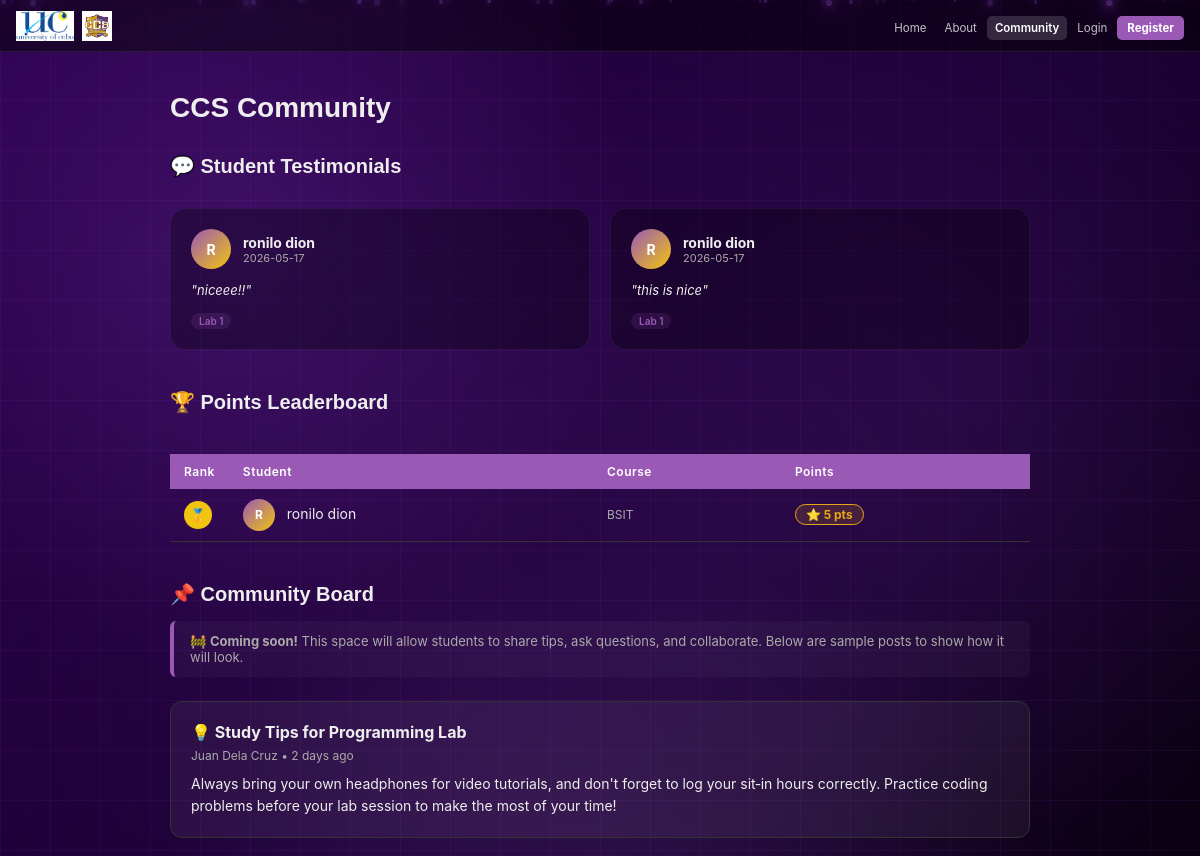
Page /community (upper part) on the earlier database version.
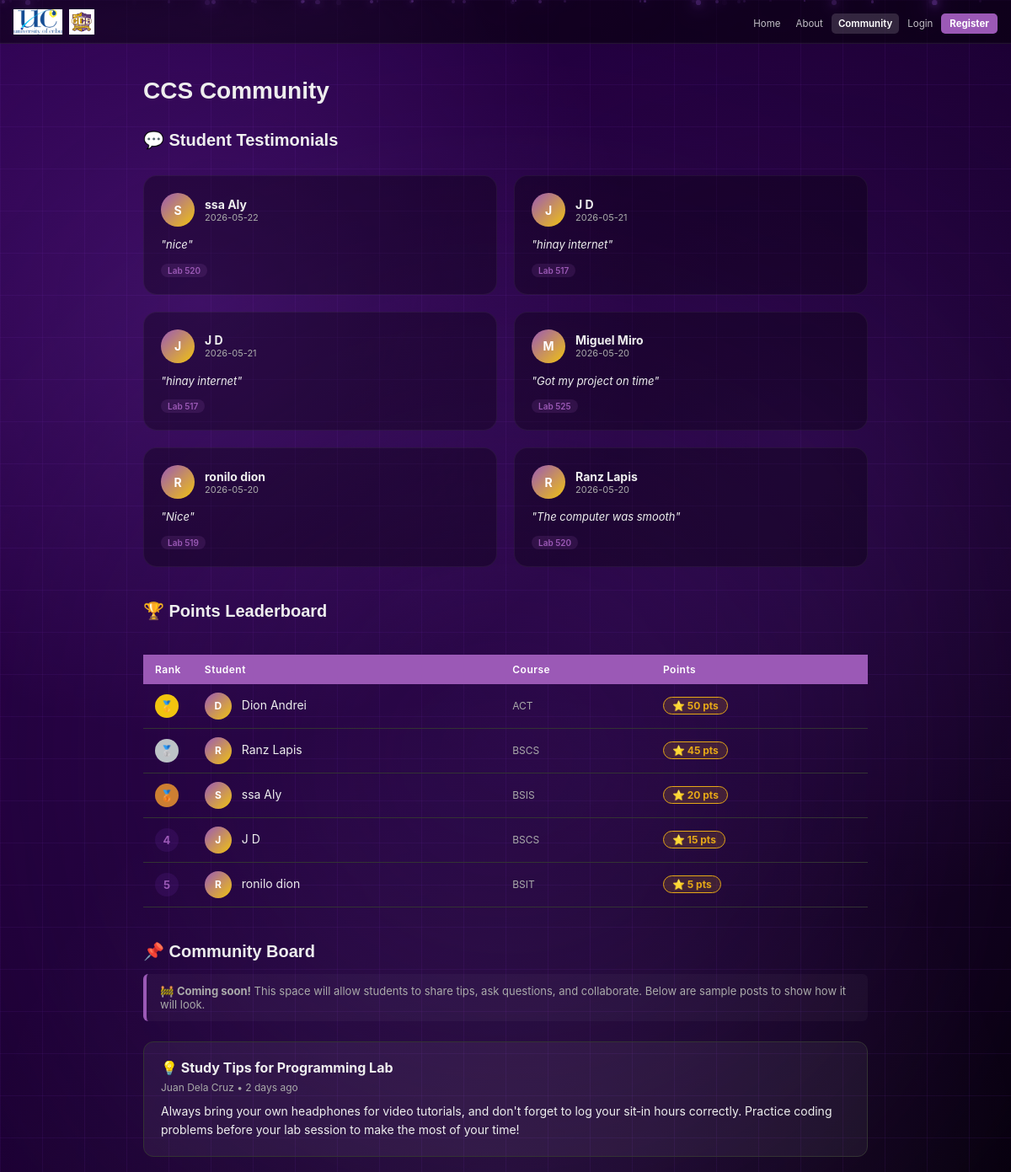
Same page on the later database version.
### tables this page shows
CREATE TABLE feedback (
        id INTEGER PRIMARY KEY AUTOINCREMENT,
        idnum TEXT NOT NULL,
        name TEXT NOT NULL,
        message TEXT NOT NULL,
        lab TEXT,
        date TEXT NOT NULL DEFAULT (DATE('now'))
    , pc_id INTEGER, sitin_id INTEGER);

CREATE TABLE users (
        id INTEGER PRIMARY KEY AUTOINCREMENT,
        idnum TEXT NOT NULL UNIQUE,
        lastname TEXT NOT NULL,
        firstname TEXT NOT NULL,
        midname TEXT,
        email TEXT NOT NULL UNIQUE,
        course TEXT NOT NULL,
        level TEXT NOT NULL,
        address TEXT NOT NULL,
        password TEXT NOT NULL,
        sessions INTEGER NOT NULL DEFAULT 30,
        photo TEXT DEFAULT NULL
    );

CREATE TABLE rewards (
        id INTEGER PRIMARY KEY AUTOINCREMENT,
        idnum TEXT NOT NULL UNIQUE,
        points INTEGER NOT NULL DEFAULT 0
    );

### app.py (the view)
@app.route('/community')
def community():
    conn = get_db()
    testimonials = conn.execute('SELECT * FROM feedback ORDER BY id DESC LIMIT 10').fetchall()
    leaderboard = conn.execute('''SELECT r.idnum, r.points, u.firstname, u.lastname, u.course
                                  FROM rewards r JOIN users u ON u.idnum = r.idnum
                                  ORDER BY r.points DESC LIMIT 10''').fetchall()
    conn.close()
    return render_template('community.html', testimonials=testimonials, leaderboard=leaderboard)

### app.py (called while the page is built, shortened)
def get_db():
    conn = sqlite3.connect(os.path.join(BASE_DIR, 'database.db'))
    conn.row_factory = sqlite3.Row
    return conn

@app.before_request
def csrf_protect():
    if 'csrf_token' not in session:
        session['csrf_token'] = secrets.token_hex(16)
    if request.method == "POST":
        token = session.get('csrf_token', '')
        form_token = request.form.get('csrf_token', '')
        if not token or token != form_token:
            flash('Invalid request. Please try again.', 'error')
            return redirect(request.url)

@app.context_processor
def inject_unread_count():
    return dict(unread_count=0)

### templates/community.html (shortened to what this page needs)
<!DOCTYPE html>
<html lang="en" data-theme="dark">
<head>
  <link rel="stylesheet" href="{{ url_for('static', filename='style.css') }}" />
</head>
<body>
  <nav>
    <div class="nav-left">
      <img src="{{ url_for('static', filename='uclogo.png') }}" alt="UC" class="nav-logo" />
      <img src="{{ url_for('static', filename='ccsmainlogo.png') }}" alt="CCS" class="nav-logo" />
    </div>
    <ul class="nav-links">
      <li><a href="{{ url_for('home') }}">Home</a></li>
      <li><a href="{{ url_for('about') }}">About</a></li>
      <li><a href="{{ url_for('community') }}" class="active">Community</a></li>
      <li><a href="{{ url_for('login') }}">Login</a></li>
      <li><a href="{{ url_for('register') }}" class="btn-nav-register">Register</a></li>
    </ul>
  </nav>
  <main class="community-content">
    <h1>CCS Community</h1>
    {% if testimonials %}
    <h2 style="font-family: 'Syne', sans-serif; font-size: 20px; margin: 30px 0 15px;">💬 Student Testimonials</h2>
    <div class="testimonial-grid">
      {% for t in testimonials %}
      <div class="testimonial-card">
        <div class="testimonial-header">
          <div class="testimonial-avatar">{{ t['name'][0] | upper }}</div>
          <div class="testimonial-info">
            <span class="testimonial-name">{{ t['name'] }}</span>
            <span class="testimonial-date">{{ t['date'] }}</span>
          </div>
        </div>
        <p class="testimonial-body">"{{ t['message'] }}"</p>
        {% if t['lab'] %}
        <span class="testimonial-lab">{{ t['lab'] }}</span>
        {% endif %}
      </div>
      {% endfor %}
    </div>
    {% endif %}
    <h2 style="font-family: 'Syne', sans-serif; font-size: 20px; margin: 40px 0 15px;">🏆 Points Leaderboard</h2>
    <div class="leaderboard-wrap">
      {% if leaderboard %}
      <table class="leaderboard-table">
        <thead>
          <tr>
            <th style="width:50px;">Rank</th>
            <th>Student</th>
            <th>Course</th>
            <th>Points</th>
          </tr>
        </thead>
        <tbody>
          {% for entry in leaderboard %}
          <tr>
            <td>
              <span class="rank-badge {% if loop.index == 1 %}rank-1{% elif loop.index == 2 %}rank-2{% elif loop.index == 3 %}rank-3{% else %}rank-other{% endif %}">
                {% if loop.index == 1 %}🥇{% elif loop.index == 2 %}🥈{% elif loop.index == 3 %}🥉{% else %}{{ loop.index }}{% endif %}
              </span>
            </td>
            <td>
              <span class="lb-avatar">{{ entry['firstname'][0] | upper }}</span>
              {{ entry['firstname'] }} {{ entry['lastname'] }}
            </td>
            <td style="color:var(--muted); font-size:12px;">{{ entry['course'] }}</td>
            <td><span class="points-pill">⭐ {{ entry['points'] }} pts</span></td>
          </tr>
          {% endfor %}
        </tbody>
      </table>
      {% else %}
      <div class="lb-empty">
        🏅 No points awarded yet. Check back soon!
      </div>
      {% endif %}
    </div>
    <h2 style="font-family: 'Syne', sans-serif; font-size: 20px; margin: 40px 0 15px;">📌 Community Board</h2>
    <div class="placeholder-note">
      🚧 <strong>Coming soon!</strong> This space will allow students to share tips,
      ask questions, and collaborate. Below are sample posts to show how it will look.
    </div>
    <div class="community-post">
      <h3>💡 Study Tips for Programming Lab</h3>
      <div class="meta">Juan Dela Cruz • 2 days ago</div>
      <p>Always bring your own headphones for video tutorials, and don't forget to log your sit‑in hours correctly. Practice coding problems before your lab session to make the most of your time!</p>
    </div>
  </main>
</body>
</html>

Differences in the rows shown:
removed feedback: name "R", name "ronilo dion", date "2026-05-17", message "niceee!!", lab "Lab 1"
removed feedback: name "R", name "ronilo dion", date "2026-05-17", message "this is nice", lab "Lab 1"
added feedback: name "S", name "ssa Aly", date "2026-05-22", message "nice", lab "Lab 520"
added feedback: name "J", name "J D", date "2026-05-21", message "hinay internet", lab "Lab 517"
added feedback: name "J", name "J D", date "2026-05-21", message "hinay internet", lab "Lab 517"
added feedback: name "M", name "Miguel Miro", date "2026-05-20", message "Got my project on time", lab "Lab 525"
added feedback: name "R", name "ronilo dion", date "2026-05-20", message "Nice", lab "Lab 519"
added feedback: name "R", name "Ranz Lapis", date "2026-05-20", message "The computer was smooth", lab "Lab 520"
added users: firstname "D", firstname "Dion", lastname "Andrei", course "ACT", points "50"
added users: firstname "R", firstname "Ranz", lastname "Lapis", course "BSCS", points "45"
added users: firstname "S", firstname "ssa", lastname "Aly", course "BSIS", points "20"
added users: firstname "J", lastname "D", course "BSCS", points "15"
changed users "ronilo": no longer shows "🥇"
